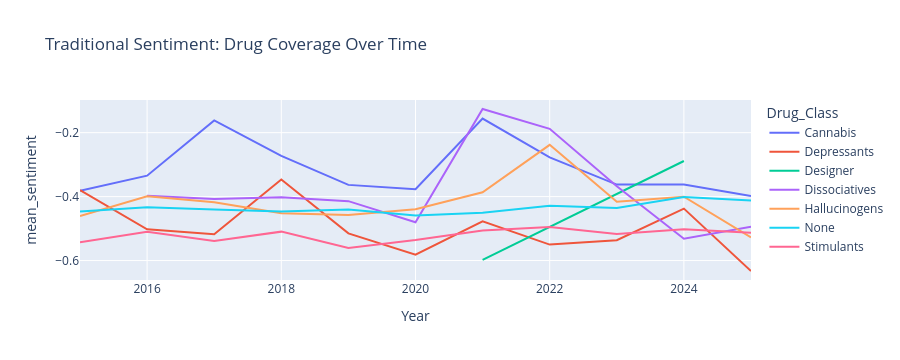
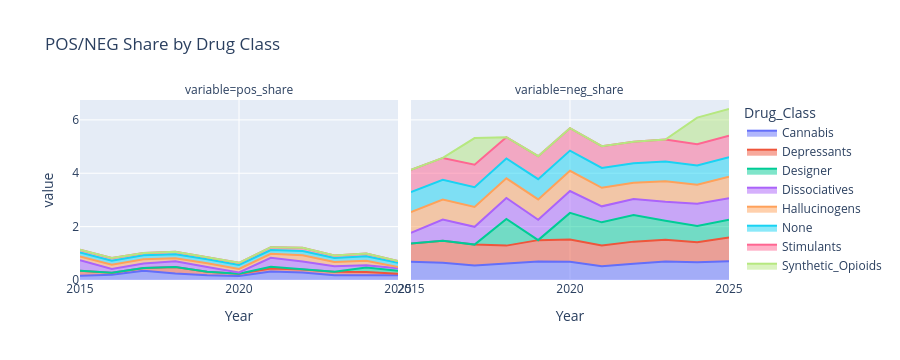

Here is the notebook cell these charts were saved with, in order:
### Markdown cell above
Visualizations

### Code cell
import plotly.express as px

# Overall trend by drug class
fig1 = px.line(
    year_class_summary[year_class_summary["n_articles"] >= 10],
    x="Year", y="mean_sentiment", color="Drug_Class",
    title="Traditional Sentiment: Drug Coverage Over Time"
)
fig1.show()

# Stacked sentiment shares
fig2 = px.area(
    year_class_summary.melt(id_vars=["Drug_Class", "Year"], value_vars=["pos_share", "neg_share"]),
    x="Year", y="value", color="Drug_Class", facet_col="variable",
    title="POS/NEG Share by Drug Class"
)
fig2.show()

### Figure 1 — Plotly figure (JSON) as saved in the notebook; plotly's stock layout.template omitted (floating-point values rounded to 4 significant figures)
{"data": [{"hovertemplate": "Drug_Class=Cannabis<br>Year=%{x}<br>mean_sentiment=%{y}<extra></extra>", "legendgroup": "Cannabis", "line": {"color": "#636efa", "dash": "solid"}, "marker": {"symbol": "circle"}, "mode": "lines", "name": "Cannabis", "orientation": "v", "showlegend": true, "type": "scatter", "x": [2015, 2016, 2017, 2018, 2019, 2020, 2021, 2022, 2023, 2024, 2025], "xaxis": "x", "y": [-0.3819, -0.3345, -0.1619, -0.2727, -0.3633, -0.3767, -0.1559, -0.2775, -0.3624, -0.3619, -0.398], "yaxis": "y"}, {"hovertemplate": "Drug_Class=Depressants<br>Year=%{x}<br>mean_sentiment=%{y}<extra></extra>", "legendgroup": "Depressants", "line": {"color": "#EF553B", "dash": "solid"}, "marker": {"symbol": "circle"}, "mode": "lines", "name": "Depressants", "orientation": "v", "showlegend": true, "type": "scatter", "x": [2015, 2016, 2017, 2018, 2019, 2020, 2021, 2022, 2023, 2024, 2025], "xaxis": "x", "y": [-0.3797, -0.5021, -0.5178, -0.3467, -0.5149, -0.5816, -0.477, -0.55, -0.5361, -0.4376, -0.6326], "yaxis": "y"}, {"hovertemplate": "Drug_Class=Designer<br>Year=%{x}<br>mean_sentiment=%{y}<extra></extra>", "legendgroup": "Designer", "line": {"color": "#00cc96", "dash": "solid"}, "marker": {"symbol": "circle"}, "mode": "lines", "name": "Designer", "orientation": "v", "showlegend": true, "type": "scatter", "x": [2021, 2024], "xaxis": "x", "y": [-0.5979, -0.2887], "yaxis": "y"}, {"hovertemplate": "Drug_Class=Dissociatives<br>Year=%{x}<br>mean_sentiment=%{y}<extra></extra>", "legendgroup": "Dissociatives", "line": {"color": "#ab63fa", "dash": "solid"}, "marker": {"symbol": "circle"}, "mode": "lines", "name": "Dissociatives", "orientation": "v", "showlegend": true, "type": "scatter", "x": [2016, 2017, 2018, 2019, 2020, 2021, 2022, 2023, 2024, 2025], "xaxis": "x", "y": [-0.3975, -0.4073, -0.4021, -0.4142, -0.48, -0.126, -0.188, -0.3675, -0.5318, -0.4944], "yaxis": "y"}, {"hovertemplate": "Drug_Class=Hallucinogens<br>Year=%{x}<br>mean_sentiment=%{y}<extra></extra>", "legendgroup": "Hallucinogens", "line": {"color": "#FFA15A", "dash": "solid"}, "marker": {"symbol": "circle"}, "mode": "lines", "name": "Hallucinogens", "orientation": "v", "showlegend": true, "type": "scatter", "x": [2015, 2016, 2017, 2018, 2019, 2020, 2021, 2022, 2023, 2024, 2025], "xaxis": "x", "y": [-0.4607, -0.3992, -0.4176, -0.4519, -0.4573, -0.4393, -0.3866, -0.238, -0.416, -0.4003, -0.5273], "yaxis": "y"}, {"hovertemplate": "Drug_Class=None<br>Year=%{x}<br>mean_sentiment=%{y}<extra></extra>", "legendgroup": "None", "line": {"color": "#19d3f3", "dash": "solid"}, "marker": {"symbol": "circle"}, "mode": "lines", "name": "None", "orientation": "v", "showlegend": true, "type": "scatter", "x": [2015, 2016, 2017, 2018, 2019, 2020, 2021, 2022, 2023, 2024, 2025], "xaxis": "x", "y": [-0.4465, -0.4329, -0.44, -0.4467, -0.4405, -0.459, -0.4501, -0.4288, -0.4358, -0.4012, -0.4124], "yaxis": "y"}, {"hovertemplate": "Drug_Class=Stimulants<br>Year=%{x}<br>mean_sentiment=%{y}<extra></extra>", "legendgroup": "Stimulants", "line": {"color": "#FF6692", "dash": "solid"}, "marker": {"symbol": "circle"}, "mode": "lines", "name": "Stimulants", "orientation": "v", "showlegend": true, "type": "scatter", "x": [2015, 2016, 2017, 2018, 2019, 2020, 2021, 2022, 2023, 2024, 2025], "xaxis": "x", "y": [-0.5429, -0.5097, -0.5391, -0.5096, -0.5605, -0.5358, -0.5058, -0.4948, -0.5169, -0.5017, -0.5134], "yaxis": "y"}], "layout": {"height": 360, "legend": {"title": {"text": "Drug_Class"}, "tracegroupgap": 0}, "title": {"text": "Traditional Sentiment: Drug Coverage Over Time"}, "xaxis": {"anchor": "y", "autorange": true, "domain": [0, 1], "range": [2015, 2025], "title": {"text": "Year"}, "type": "linear"}, "yaxis": {"anchor": "x", "autorange": true, "domain": [0, 1], "range": [-0.6608, -0.09783], "title": {"text": "mean_sentiment"}, "type": "linear"}}}

### Figure 2 — Plotly figure (JSON) as saved in the notebook; plotly's stock layout.template omitted (floating-point values rounded to 4 significant figures)
{"data": [{"fillpattern": {"shape": ""}, "hovertemplate": "Drug_Class=Cannabis<br>variable=pos_share<br>Year=%{x}<br>value=%{y}<extra></extra>", "legendgroup": "Cannabis", "line": {"color": "#636efa"}, "marker": {"symbol": "circle"}, "mode": "lines", "name": "Cannabis", "orientation": "v", "showlegend": true, "stackgroup": "1", "type": "scatter", "x": [2015, 2016, 2017, 2018, 2019, 2020, 2021, 2022, 2023, 2024, 2025], "xaxis": "x", "y": [0.1589, 0.1961, 0.3435, 0.2416, 0.1742, 0.1505, 0.314, 0.2778, 0.1792, 0.1892, 0.1753], "yaxis": "y"}, {"fillpattern": {"shape": ""}, "hovertemplate": "Drug_Class=Cannabis<br>variable=neg_share<br>Year=%{x}<br>value=%{y}<extra></extra>", "legendgroup": "Cannabis", "line": {"color": "#636efa"}, "marker": {"symbol": "circle"}, "mode": "lines", "name": "Cannabis", "orientation": "v", "showlegend": false, "stackgroup": "1", "type": "scatter", "x": [2015, 2016, 2017, 2018, 2019, 2020, 2021, 2022, 2023, 2024, 2025], "xaxis": "x2", "y": [0.6822, 0.6471, 0.542, 0.6174, 0.697, 0.6882, 0.5124, 0.6111, 0.6887, 0.6667, 0.701], "yaxis": "y2"}, {"fillpattern": {"shape": ""}, "hovertemplate": "Drug_Class=Depressants<br>variable=pos_share<br>Year=%{x}<br>value=%{y}<extra></extra>", "legendgroup": "Depressants", "line": {"color": "#EF553B"}, "marker": {"symbol": "circle"}, "mode": "lines", "name": "Depressants", "orientation": "v", "showlegend": true, "stackgroup": "1", "type": "scatter", "x": [2015, 2016, 2017, 2018, 2019, 2020, 2021, 2022, 2023, 2024, 2025], "xaxis": "x", "y": [0.1842, 0.08, 0.1077, 0.2439, 0.1368, 0.08661, 0.1182, 0.1154, 0.1299, 0.1091, 0.05556], "yaxis": "y"}, {"fillpattern": {"shape": ""}, "hovertemplate": "Drug_Class=Depressants<br>variable=neg_share<br>Year=%{x}<br>value=%{y}<extra></extra>", "legendgroup": "Depressants", "line": {"color": "#EF553B"}, "marker": {"symbol": "circle"}, "mode": "lines", "name": "Depressants", "orientation": "v", "showlegend": false, "stackgroup": "1", "type": "scatter", "x": [2015, 2016, 2017, 2018, 2019, 2020, 2021, 2022, 2023, 2024, 2025], "xaxis": "x2", "y": [0.6842, 0.82, 0.7846, 0.6707, 0.7972, 0.8268, 0.7818, 0.8269, 0.8182, 0.7455, 0.8889], "yaxis": "y2"}, {"fillpattern": {"shape": ""}, "hovertemplate": "Drug_Class=Designer<br>variable=pos_share<br>Year=%{x}<br>value=%{y}<extra></extra>", "legendgroup": "Designer", "line": {"color": "#00cc96"}, "marker": {"symbol": "circle"}, "mode": "lines", "name": "Designer", "orientation": "v", "showlegend": true, "stackgroup": "1", "type": "scatter", "x": [2018, 2020, 2021, 2022, 2023, 2024, 2025], "xaxis": "x", "y": [0.0, 0.0, 0.06667, 0.0, 0.0, 0.1667, 0.1111], "yaxis": "y"}, {"fillpattern": {"shape": ""}, "hovertemplate": "Drug_Class=Designer<br>variable=neg_share<br>Year=%{x}<br>value=%{y}<extra></extra>", "legendgroup": "Designer", "line": {"color": "#00cc96"}, "marker": {"symbol": "circle"}, "mode": "lines", "name": "Designer", "orientation": "v", "showlegend": false, "stackgroup": "1", "type": "scatter", "x": [2018, 2020, 2021, 2022, 2023, 2024, 2025], "xaxis": "x2", "y": [1.0, 1.0, 0.8667, 1.0, 0.7143, 0.6111, 0.6667], "yaxis": "y2"}, {"fillpattern": {"shape": ""}, "hovertemplate": "Drug_Class=Dissociatives<br>variable=pos_share<br>Year=%{x}<br>value=%{y}<extra></extra>", "legendgroup": "Dissociatives", "line": {"color": "#ab63fa"}, "marker": {"symbol": "circle"}, "mode": "lines", "name": "Dissociatives", "orientation": "v", "showlegend": true, "stackgroup": "1", "type": "scatter", "x": [2015, 2016, 2017, 2018, 2019, 2020, 2021, 2022, 2023, 2024, 2025], "xaxis": "x", "y": [0.4, 0.1333, 0.1667, 0.2143, 0.1765, 0.04545, 0.3333, 0.3, 0.2083, 0.08333, 0.09524], "yaxis": "y"}, {"fillpattern": {"shape": ""}, "hovertemplate": "Drug_Class=Dissociatives<br>variable=neg_share<br>Year=%{x}<br>value=%{y}<extra></extra>", "legendgroup": "Dissociatives", "line": {"color": "#ab63fa"}, "marker": {"symbol": "circle"}, "mode": "lines", "name": "Dissociatives", "orientation": "v", "showlegend": false, "stackgroup": "1", "type": "scatter", "x": [2015, 2016, 2017, 2018, 2019, 2020, 2021, 2022, 2023, 2024, 2025], "xaxis": "x2", "y": [0.4, 0.8, 0.6667, 0.7857, 0.7647, 0.8182, 0.6, 0.6, 0.7083, 0.8333, 0.8095], "yaxis": "y2"}, {"fillpattern": {"shape": ""}, "hovertemplate": "Drug_Class=Hallucinogens<br>variable=pos_share<br>Year=%{x}<br>value=%{y}<extra></extra>", "legendgroup": "Hallucinogens", "line": {"color": "#FFA15A"}, "marker": {"symbol": "circle"}, "mode": "lines", "name": "Hallucinogens", "orientation": "v", "showlegend": true, "stackgroup": "1", "type": "scatter", "x": [2015, 2016, 2017, 2018, 2019, 2020, 2021, 2022, 2023, 2024, 2025], "xaxis": "x", "y": [0.1393, 0.1615, 0.1571, 0.1171, 0.144, 0.1342, 0.1491, 0.2353, 0.1538, 0.1696, 0.04819], "yaxis": "y"}, {"fillpattern": {"shape": ""}, "hovertemplate": "Drug_Class=Hallucinogens<br>variable=neg_share<br>Year=%{x}<br>value=%{y}<extra></extra>", "legendgroup": "Hallucinogens", "line": {"color": "#FFA15A"}, "marker": {"symbol": "circle"}, "mode": "lines", "name": "Hallucinogens", "orientation": "v", "showlegend": false, "stackgroup": "1", "type": "scatter", "x": [2015, 2016, 2017, 2018, 2019, 2020, 2021, 2022, 2023, 2024, 2025], "xaxis": "x2", "y": [0.7761, 0.7516, 0.7429, 0.7366, 0.7613, 0.7584, 0.693, 0.6029, 0.7692, 0.7143, 0.8072], "yaxis": "y2"}, {"fillpattern": {"shape": ""}, "hovertemplate": "Drug_Class=None<br>variable=pos_share<br>Year=%{x}<br>value=%{y}<extra></extra>", "legendgroup": "None", "line": {"color": "#19d3f3"}, "marker": {"symbol": "circle"}, "mode": "lines", "name": "None", "orientation": "v", "showlegend": true, "stackgroup": "1", "type": "scatter", "x": [2015, 2016, 2017, 2018, 2019, 2020, 2021, 2022, 2023, 2024, 2025], "xaxis": "x", "y": [0.1492, 0.1516, 0.1507, 0.1439, 0.1487, 0.144, 0.1384, 0.1551, 0.1495, 0.1716, 0.1641], "yaxis": "y"}, {"fillpattern": {"shape": ""}, "hovertemplate": "Drug_Class=None<br>variable=neg_share<br>Year=%{x}<br>value=%{y}<extra></extra>", "legendgroup": "None", "line": {"color": "#19d3f3"}, "marker": {"symbol": "circle"}, "mode": "lines", "name": "None", "orientation": "v", "showlegend": false, "stackgroup": "1", "type": "scatter", "x": [2015, 2016, 2017, 2018, 2019, 2020, 2021, 2022, 2023, 2024, 2025], "xaxis": "x2", "y": [0.7495, 0.7362, 0.7418, 0.746, 0.7568, 0.7567, 0.7462, 0.7383, 0.7428, 0.7197, 0.7242], "yaxis": "y2"}, {"fillpattern": {"shape": ""}, "hovertemplate": "Drug_Class=Stimulants<br>variable=pos_share<br>Year=%{x}<br>value=%{y}<extra></extra>", "legendgroup": "Stimulants", "line": {"color": "#FF6692"}, "marker": {"symbol": "circle"}, "mode": "lines", "name": "Stimulants", "orientation": "v", "showlegend": true, "stackgroup": "1", "type": "scatter", "x": [2015, 2016, 2017, 2018, 2019, 2020, 2021, 2022, 2023, 2024, 2025], "xaxis": "x", "y": [0.1004, 0.1037, 0.08706, 0.1006, 0.07455, 0.08295, 0.1089, 0.1207, 0.09639, 0.1028, 0.06128], "yaxis": "y"}, {"fillpattern": {"shape": ""}, "hovertemplate": "Drug_Class=Stimulants<br>variable=neg_share<br>Year=%{x}<br>value=%{y}<extra></extra>", "legendgroup": "Stimulants", "line": {"color": "#FF6692"}, "marker": {"symbol": "circle"}, "mode": "lines", "name": "Stimulants", "orientation": "v", "showlegend": false, "stackgroup": "1", "type": "scatter", "x": [2015, 2016, 2017, 2018, 2019, 2020, 2021, 2022, 2023, 2024, 2025], "xaxis": "x2", "y": [0.8393, 0.8198, 0.84, 0.7966, 0.8618, 0.8387, 0.8133, 0.8058, 0.8193, 0.7966, 0.8106], "yaxis": "y2"}, {"fillpattern": {"shape": ""}, "hovertemplate": "Drug_Class=Synthetic_Opioids<br>variable=pos_share<br>Year=%{x}<br>value=%{y}<extra></extra>", "legendgroup": "Synthetic_Opioids", "line": {"color": "#B6E880"}, "marker": {"symbol": "circle"}, "mode": "lines", "name": "Synthetic_Opioids", "orientation": "v", "showlegend": true, "stackgroup": "1", "type": "scatter", "x": [2017, 2024, 2025], "xaxis": "x", "y": [0.0, 0.0, 0.0], "yaxis": "y"}, {"fillpattern": {"shape": ""}, "hovertemplate": "Drug_Class=Synthetic_Opioids<br>variable=neg_share<br>Year=%{x}<br>value=%{y}<extra></extra>", "legendgroup": "Synthetic_Opioids", "line": {"color": "#B6E880"}, "marker": {"symbol": "circle"}, "mode": "lines", "name": "Synthetic_Opioids", "orientation": "v", "showlegend": false, "stackgroup": "1", "type": "scatter", "x": [2017, 2024, 2025], "xaxis": "x2", "y": [1.0, 1.0, 1.0], "yaxis": "y2"}], "layout": {"annotations": [{"font": {}, "showarrow": false, "text": "variable=pos_share", "x": 0.245, "xanchor": "center", "xref": "paper", "y": 1, "yanchor": "bottom", "yref": "paper"}, {"font": {}, "showarrow": false, "text": "variable=neg_share", "x": 0.755, "xanchor": "center", "xref": "paper", "y": 1, "yanchor": "bottom", "yref": "paper"}], "height": 360, "legend": {"title": {"text": "Drug_Class"}, "tracegroupgap": 0}, "title": {"text": "POS/NEG Share by Drug Class"}, "xaxis": {"anchor": "y", "autorange": true, "domain": [0, 0.49], "range": [2015, 2025], "title": {"text": "Year"}, "type": "linear"}, "xaxis2": {"anchor": "y2", "autorange": true, "domain": [0.51, 1], "matches": "x", "range": [2015, 2025], "title": {"text": "Year"}, "type": "linear"}, "yaxis": {"anchor": "x", "autorange": true, "domain": [0, 1], "range": [0, 6.745], "title": {"text": "value"}, "type": "linear"}, "yaxis2": {"anchor": "x2", "autorange": true, "domain": [0, 1], "matches": "y", "range": [0, 6.745], "showticklabels": false, "type": "linear"}}}
